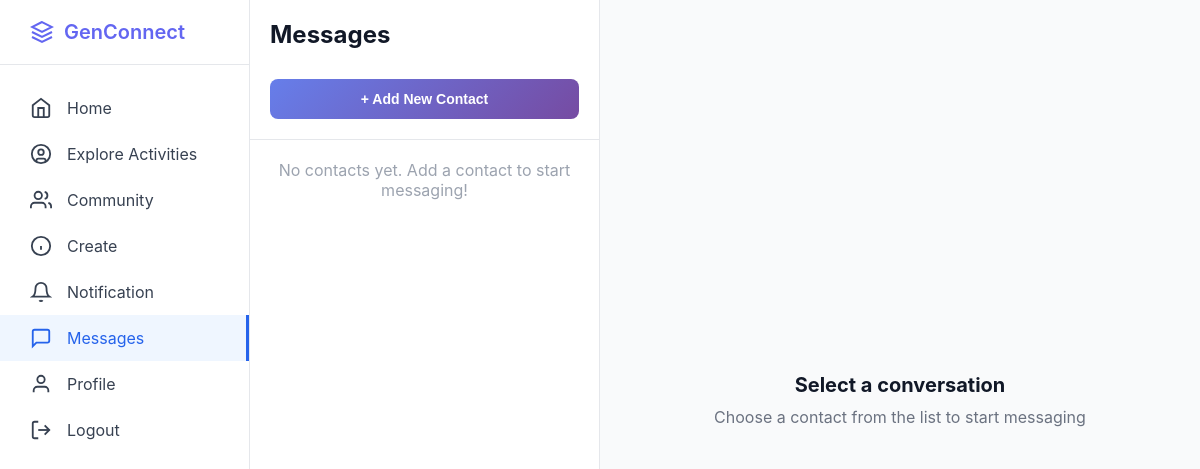
Before: /messages (signed in) with the older database file.
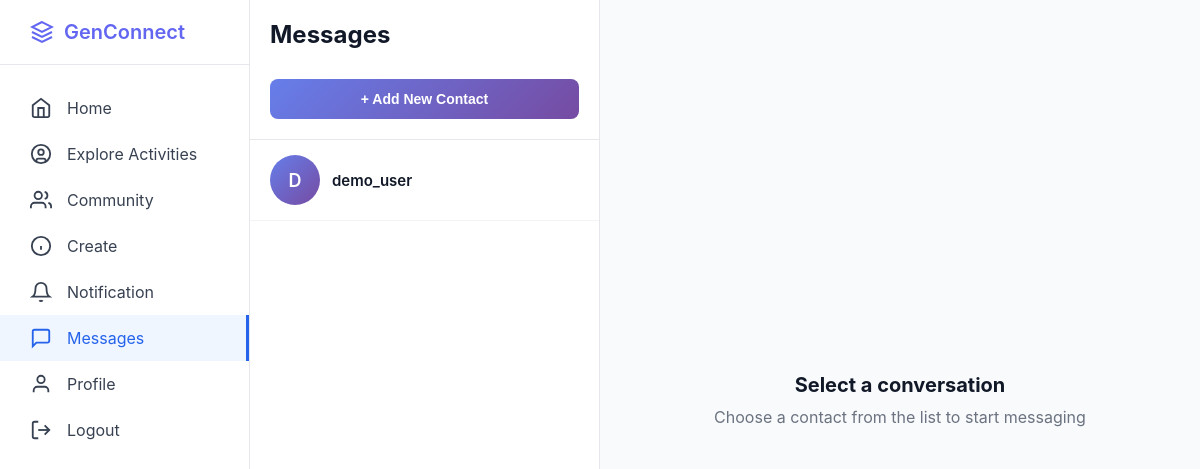
After: the same page with the newer database file.
### app.py (models this page shows, shortened)
class User(db.Model):
    __tablename__ = 'users'
    id = db.Column(db.Integer, primary_key=True)
    username = db.Column(db.String(80), unique=True, nullable=False)
    email = db.Column(db.String(120), unique=True, nullable=False)
    password_hash = db.Column(db.String(255), nullable=False)
    bio = db.Column(db.Text, nullable=True)
    interests = db.Column(db.String(255), nullable=True)
    profile_picture = db.Column(db.String(255), default='default.jpg')
    banner_image = db.Column(db.String(255), default='default_banner.jpg')
    member_type = db.Column(db.String(50), default='Youth Member')
    created_at = db.Column(db.DateTime, default=datetime.utcnow)
    posts = db.relationship('Post', backref='author', lazy=True, cascade='all, delete-orphan')
    comments = db.relationship('Comment', backref='author', lazy=True, cascade='all, delete-orphan')
    likes = db.relationship('Like', backref='user', lazy=True, cascade='all, delete-orphan')
    followers = db.relationship(
        'Follow',
        foreign_keys='Follow.followed_id',
        backref='followed_user',
        lazy='dynamic',
        cascade='all, delete-orphan'
    )
    following = db.relationship(
        'Follow',
        foreign_keys='Follow.follower_id',
        backref='follower_user',
        lazy='dynamic',
        cascade='all, delete-orphan'
    )
    community_memberships = db.relationship('CommunityMember', backref='user', lazy=True, cascade='all, delete-orphan')
    sent_messages = db.relationship(
        'Message',
        foreign_keys='Message.sender_id',
        backref='sender',
        lazy='dynamic',
        cascade='all, delete-orphan'
    )
    received_messages = db.relationship(
        'Message',
        foreign_keys='Message.receiver_id',
        backref='receiver',
        lazy='dynamic',
        cascade='all, delete-orphan'
    )
    contacts_initiated = db.relationship(
        'Contact',
        foreign_keys='Contact.user_id',
        backref='user',
        lazy='dynamic',
        cascade='all, delete-orphan'
    )
    contacts_received = db.relationship(
        'Contact',
        foreign_keys='Contact.contact_user_id',
        backref='contact_user',
        lazy='dynamic',
        cascade='all, delete-orphan'
    )
    def get_contacts(self):
        contacts = Contact.query.filter(
            or_(
                and_(Contact.user_id == self.id, Contact.status == 'accepted'),
                and_(Contact.contact_user_id == self.id, Contact.status == 'accepted')
            )
        ).all()
        contact_users = []
        for contact in contacts:
            if contact.user_id == self.id:
                contact_users.append(contact.contact_user)
            else:
                contact_users.append(contact.user)
        return contact_users

### app.py (the view)
@app.route('/messages')
def messages():
    if 'user_id' not in session:
        return redirect(url_for('login'))
    current_user = User.query.get_or_404(session['user_id'])
    contacts = current_user.get_contacts()
    conversations = []
    for contact in contacts:
        last_message = Message.query.filter(
            or_(
                and_(Message.sender_id == current_user.id, Message.receiver_id == contact.id),
                and_(Message.sender_id == contact.id, Message.receiver_id == current_user.id)
            )
        ).order_by(Message.created_at.desc()).first()
        unread_count = Message.query.filter_by(
            sender_id=contact.id,
            receiver_id=current_user.id,
            is_read=False
        ).count()
        conversations.append({
            'contact': contact,
            'last_message': last_message,
            'unread_count': unread_count
        })
    conversations.sort(key=lambda x: x['last_message'].created_at if x['last_message'] else datetime.min, reverse=True)
    return render_template('messages.html', conversations=conversations, current_user=current_user)

### templates/messages.html (shortened to what the changed rows need)
<!DOCTYPE html>
<html lang="en">
<head>
</head>
<body>
<div class="container">
    <div class="messages-container">
        <div class="conversations-sidebar">
            <div class="conversations-header">
                <h2>Messages</h2>
            </div>
            <div class="conversations-list">
                {% if conversations %}
                    {% for conv in conversations %}
                    <a href="/messages/{{ conv.contact.id }}" class="conversation-item">
                        <div class="conversation-avatar">
                            {{ conv.contact.username[0].upper() }}
                        </div>
                        <div class="conversation-info">
                            <div class="conversation-name">{{ conv.contact.username }}</div>
                        </div>
                    </a>
                    {% endfor %}
                {% else %}
                    <div style="padding: 20px; text-align: center; color: #9ca3af;">
                        No contacts yet. Add a contact to start messaging!
                    </div>
                {% endif %}
            </div>
        </div>
    </div>
</div>
</body>
</html>

Changed rows visible on the page:
added User: contact "D", contact.username "demo_user"
Other visible differences:
text no longer shown: "No contacts yet. Add a contact to start messaging!"
